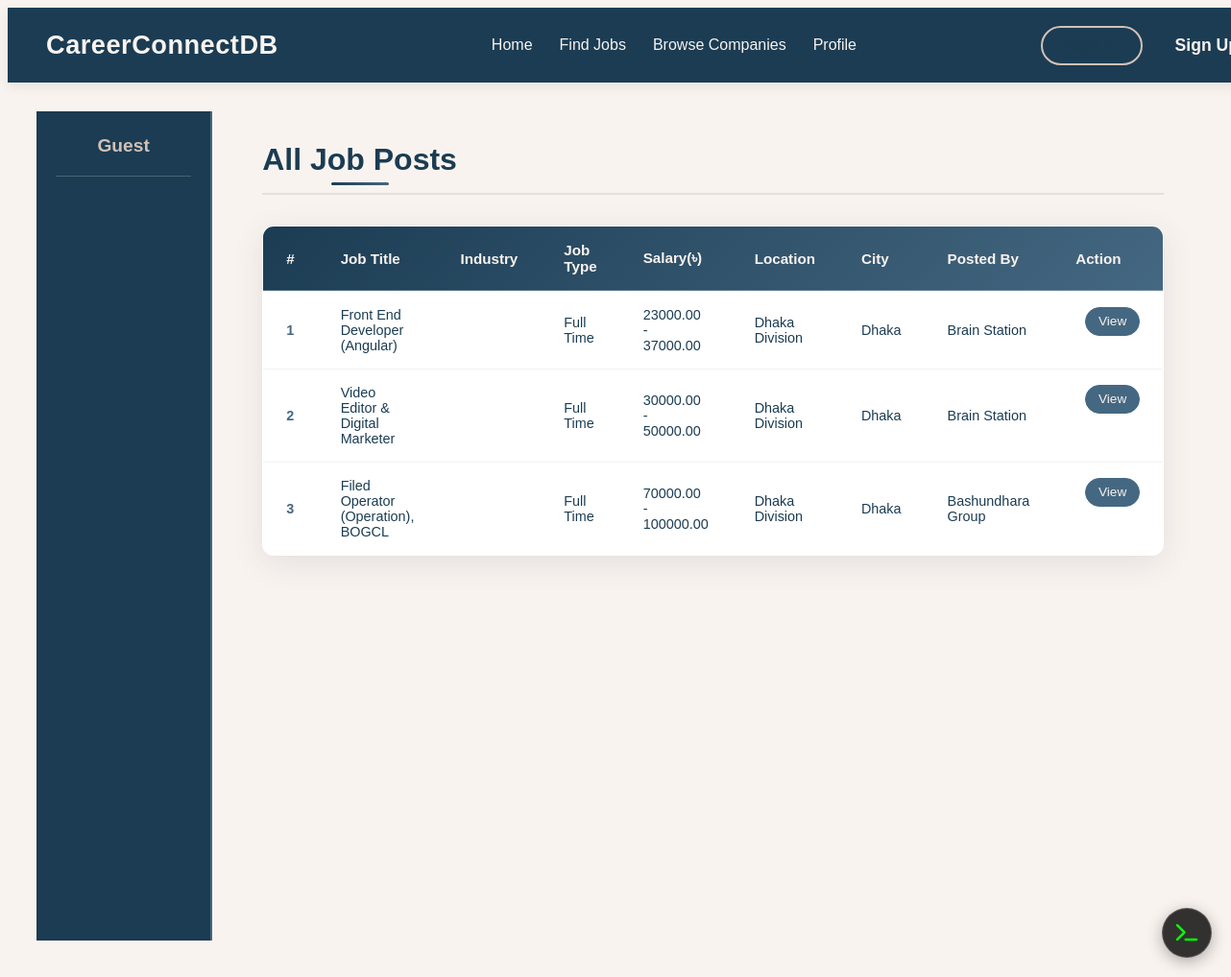
Page /dashboard/allJobPost.php on the committed database.
### tables this page shows
CREATE TABLE `job_post` (
  `id_jobpost` int(11) NOT NULL,
  `id_company` int(11) NOT NULL,
  `jobtitle` text NOT NULL,
  `industry_id` int(11) NOT NULL,
  `job_status` int(11) NOT NULL,
  `description` text NOT NULL,
  `minimumsalary` decimal(10,2) NOT NULL,
  `maximumsalary` decimal(10,2) NOT NULL,
  `state_id` int(3) NOT NULL,
  `city_id` int(3) NOT NULL,
  `createdat` timestamp NOT NULL DEFAULT current_timestamp(),
  `experience` int(2) NOT NULL,
  `edu_qualification` text NOT NULL,
  `skills_ability` text NOT NULL,
  `responsibility` text NOT NULL,
  `deadline` date NOT NULL
);

CREATE TABLE `job_type` (
  `id` int(11) NOT NULL,
  `type` text NOT NULL
);

CREATE TABLE `states` (
  `id` int(11) NOT NULL,
  `name` text NOT NULL
);

CREATE TABLE `districts_or_cities` (
  `id` int(11) NOT NULL,
  `division_id` int(11) DEFAULT NULL,
  `name` varchar(255) DEFAULT NULL
);

CREATE TABLE `company` (
  `id_company` int(11) NOT NULL,
  `industry_id` int(11) DEFAULT NULL,
  `companyname` text NOT NULL,
  `role_id` int(11) NOT NULL DEFAULT 2,
  `address` text DEFAULT NULL,
  `state_id` int(11) DEFAULT NULL,
  `city_id` int(11) DEFAULT NULL,
  `contactno` text DEFAULT NULL,
  `website` text DEFAULT NULL,
  `email` varchar(255) NOT NULL,
  `password` varchar(250) NOT NULL,
  `aboutme` text DEFAULT NULL,
  `hash` varchar(255) NOT NULL,
  `createdAt` date NOT NULL,
  `active` int(3) DEFAULT 0,
  `esta_date` date DEFAULT NULL,
  `empno` int(11) DEFAULT NULL,
  `profile_pic` text DEFAULT NULL
);

### includes/query_logger.php (called while the page is built, shortened)
<?php
class LoggedMysqli extends mysqli {
    public function query($query, $resultmode = MYSQLI_STORE_RESULT): mysqli_result|bool {
        $start_time = microtime(true);
        $result = parent::query($query, $resultmode);
        $end_time = microtime(true);
        $execution_time = round(($end_time - $start_time) * 1000, 2);
        $status = $result === false ? 'FAILED' : 'SUCCESS';
        return $result;
    }
    private function logQuery($sql, $time, $status) {
        $log_entry = [
            'timestamp' => date('Y-m-d H:i:s'),
            'sql' => trim($sql),
            'execution_time' => $time,
            'status' => $status,
            'type' => $this->getQueryType($sql)
        ];
    }
    private function getQueryType($sql) {
        $sql = strtoupper(trim($sql));
        if (strpos($sql, 'SELECT') === 0) return 'SELECT';
        return 'OTHER';
    }
}
?>

### dashboard/allJobPost.php (the view)
<?php include "../includes/conn.php"; ?>
<?php include "../includes/indexHeader.php" ?>
<body>
  <?php include "../includes/indexNavbar.php" ?>
  <div class="dashboard-container">
    <?php include "./dashboardSidebar.php" ?>
    <div class="all-jobs-container">
      <div class="headline headline-container">
        <h3>All Job Posts</h3>
      </div>
      <div>
        <table>
          <thead>
            <th>#</th>
            <th>Job Title</th>
            <th>Industry</th>
            <th>Job Type</th>
            <th>Salary(&#2547;)</th>
            <th>Location</th>
            <th>City</th>
            <th>Posted By</th>
            <th>Action</th>
          </thead>
          <tbody>
            <?php
            $sql =  "SELECT * FROM job_post";
            $query = $conn->query($sql);
            $i = 1;
            while ($row = $query->fetch_assoc()) {
              $hash = md5($row['id_jobpost']);
              $job_id = $row['id_jobpost'];
              $city_id = $row['city_id'];
              $city_id = $conn->query("SELECT name FROM districts_or_cities WHERE id = '$city_id'");
              $city_id = $city_id->fetch_row();
              $state_id = $row['state_id'];
              $state_id = $conn->query("SELECT name FROM states WHERE id = '$state_id'");
              $state_id = $state_id->fetch_row();
              $industry = $row['industry_id'];
              $industry = $conn->query("SELECT name FROM industry WHERE id = '$industry'");
              $industry = $industry->fetch_row();
              $job_status = $row['job_status'];
              $job_status = $conn->query("SELECT type FROM job_type WHERE id = '$job_status'");
              $job_status = $job_status->fetch_row();
              $company = $row['id_company'];
              $company = $conn->query("SELECT companyname FROM company WHERE id_company = '$company'");
              $company = $company->fetch_row();
              echo "
                              <tr>
                                <td>" . $i . "</td>
                                <td>" . $row['jobtitle'] . "</td>
                                <td>" . $industry[0] . "</td>
                                <td>" . $job_status[0] . "</td>
                                <td>" . $row['minimumsalary'] . " - " . $row['maximumsalary'] . "</td>
                                <td>" . $state_id[0] . "</td>
                                <td>" . $city_id[0] . "</td>
                                <td>" . $company[0] . "</td>
                                <td class='action-button' ><a class='btn btn-optional' href='../jobDetails.php?key=" . $hash . "&id=" . $job_id . "'>View</a>
                                </td>
                                </tr>";
              $i++;
            }
            ?>
          </tbody>
        </table>
      </div>
    </div>
  </div>
  <?php include '../includes/sql_terminal.php'; ?>
</body>

### includes/indexHeader.php (shortened to what this page needs)
<!DOCTYPE html>
<html lang="en">
<head>
  <link rel="stylesheet" href="/CareerConnectDB/assets/css/styles.css?v=<?php echo time(); ?>">
  <link rel="stylesheet" href="/CareerConnectDB/assets/css/responsive.css?v=<?php echo time(); ?>">
  <link rel="stylesheet" href="https://cdnjs.cloudflare.com/ajax/libs/font-awesome/6.4.0/css/all.min.css" />
</head>

### includes/indexNavbar.php (shortened to what this page needs)
<nav class="navbar">
  <div class="navbar-container">
    <a href="/CareerConnectDB/index.php" class="navbar-logo">CareerConnectDB</a>
    <ul class="navbar-menu">
      <li><a href="/CareerConnectDB/index.php" class="navbar-link">Home</a></li>
      <li><a href="/CareerConnectDB/findJobs.php" class="navbar-link">Find Jobs</a></li>
      <li><a href="/CareerConnectDB/browseCompanies.php" class="navbar-link">Browse Companies</a></li>
      <li><a href="/CareerConnectDB/dashboard/dashboard.php" class="navbar-link">Profile</a></li>
    </ul>
    <div class="header-right">
      <?php
      if (isset($_SESSION['fullname'])) {
        echo '<div class="dropdown">';
        echo '<button class="dropdown-btn">Welcome, ' . htmlspecialchars($_SESSION['fullname']) . ' <i class="fa-solid fa-chevron-down"></i></button>';
        echo '<div class="dropdown-content">';
        echo '<a href="/CareerConnectDB/dashboard/dashboard.php"><i class="fa-solid fa-table-cells-large"></i> Dashboard</a>';
        echo '<a href="/CareerConnectDB/dashboard/editProfile.php"><i class="fa-solid fa-user"></i> My Profile</a>';
        echo '<a href="/CareerConnectDB/process/logout.php"><i class="fa-solid fa-power-off"></i> Logout</a>';
        echo '</div>';
        echo '</div>';
      } else {
        echo '<a href="/CareerConnectDB/signin.php" class="btn btn-outline">Sign In</a>';
        echo '<a href="/CareerConnectDB/signup.php" class="btn btn-primary">Sign Up</a>';
      }
      ?>
    </div>
  </div>
</nav>

### dashboard/dashboardSidebar.php (shortened to what this page needs)
<aside class="sidebar">
  <div class="dashboard-profile-box">
    <?php
    $role_id = $_SESSION['role_id'] ?? null;
    if ($role_id == 1 && isset($_SESSION['user_id'])) {
        $id_user = $_SESSION['user_id'];
        $sql = "SELECT fullname FROM users WHERE id_user='$id_user'";
        $row = $conn->query($sql)->fetch_assoc();
        $displayName = $row['fullname'] ?? 'User';
    } elseif ($role_id == 2 && isset($_SESSION['id_company'])) {
        $id_company = $_SESSION['id_company'];
        $sql = "SELECT companyname FROM company WHERE id_company='$id_company'";
        $row = $conn->query($sql)->fetch_assoc();
        $displayName = $row['companyname'] ?? 'Company';
    } else {
        $displayName = 'Guest';
    }
    ?>
    <div class="user-profile-text">
      <span class="fullname"><?= htmlspecialchars($displayName) ?></span>
    </div>
  </div>
</aside>

### includes/sql_terminal.php (shortened to what this page needs)
<?php
if (DEVELOPMENT_MODE) {
?>
<div id="sql-terminal-toggle" class="sql-terminal-toggle" title="Toggle SQL Terminal">
    <i class="fas fa-terminal"></i>
</div>
<?php
}
?>

### includes/sql_terminal.php (style rules this page uses)
.sql-terminal-toggle { position: fixed; bottom: 20px; right: 20px; width: 50px; height: 50px; background: rgba(0, 0, 0, 0.8); backdrop-filter: blur(10px); border: 1px solid rgba(255, 255, 255, 0.2); border-radius: 50%; box-shadow: 0 4px 16px rgba(0, 0, 0, 0.3); z-index: 9998; cursor: pointer; display: flex; align-items: center; justify-content: center; color: #00ff00; font-size: 20px; transition: all 0.3s ease; }

### rows in the picture
job_post: jobtitle "Front End Developer (Angular)", job_type.type "Full Time", minimumsalary "23000.00", maximumsalary "37000.00", state.name "Dhaka Division", districts_or_cities.name "Dhaka", id_company.companyname "Brain Station"
job_post: jobtitle "Video Editor & Digital Marketer", job_type.type "Full Time", minimumsalary "30000.00", maximumsalary "50000.00", state.name "Dhaka Division", districts_or_cities.name "Dhaka", id_company.companyname "Brain Station"
job_post: jobtitle "Filed Operator (Operation), BOGCL", job_type.type "Full Time", minimumsalary "70000.00", maximumsalary "100000.00", state.name "Dhaka Division", districts_or_cities.name "Dhaka", id_company.companyname "Bashundhara Group"

### other values in the picture
$displayName "Guest"
